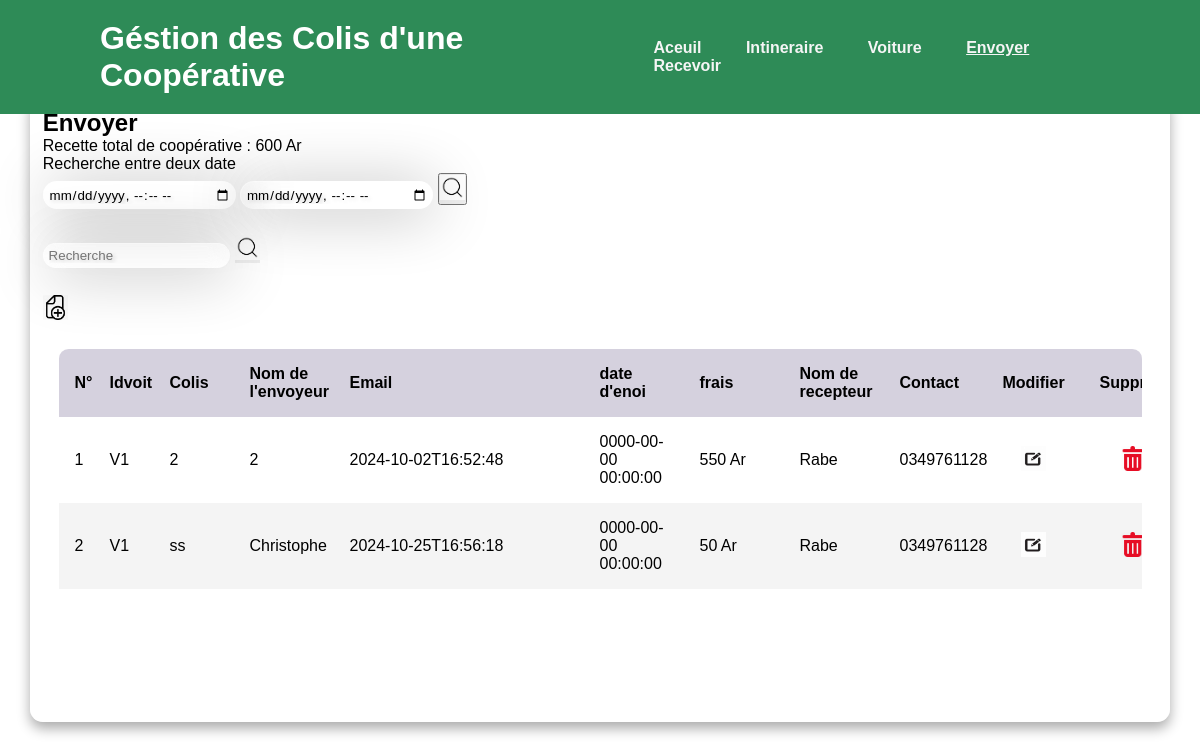
Screenshot of /Interface/envoyer/interface_Envoyer.php with the database file from the repository.
### tables this page shows
CREATE TABLE IF NOT EXISTS `envoyer` (
  `idenvoi` int NOT NULL,
  `idvoit` varchar(10) DEFAULT NULL,
  `colis` varchar(50) DEFAULT NULL,
  `nomEnvoyeur` varchar(100) DEFAULT NULL,
  `date_envoi` datetime DEFAULT NULL,
  `emailEnvoyeur` varchar(50) DEFAULT NULL,
  `frais` int DEFAULT NULL,
  `nomRecepteur` varchar(100) DEFAULT NULL,
  `contactRecepteur` varchar(50) DEFAULT NULL,
  PRIMARY KEY (`idenvoi`)
);

### controleur/envoyer.php (the view, shortened to what this page needs)
<?php
    function affichage_envoyer($c, $q)
    {
        $r = $c->query($q);
        if($r->num_rows>0){
            while($line = $r->fetch_assoc()){
                 echo" <tr>";
                 echo "<td class=\"id\">".$line["idenvoi"]."</td>";
                 echo "<td class=\"idvoit\">".$line["idvoit"]."</td>";
                 echo "<td class=\"colis\">".$line["colis"]."</td>";
                 echo "<td class=\"NomEnvoyeur\">".$line["nomEnvoyeur"]."</td>";
                 echo "<td class=\"email\">".$line["emailEnvoyeur"]."</td>";
                 echo "<td class=\"date\">".$line["date_envoi"]."</td>";
                 echo "<td class=\"frais\">".$line["frais"]." Ar</td>";
                 echo "<td class=\"nomRecept\">".$line["nomRecepteur"]."</td>";
                 echo "<td class=\"contact\">".$line["contactRecepteur"]."</td>";
                echo "<td class=\"modifier\"><a href=\"modifier_envoye.php?id=".$line["idenvoi"].
                                                        "&idvoit=".$line["idvoit"].
                                                        "&colis=".$line["colis"].
                                                        "&nomEnvoyeur=".$line["nomEnvoyeur"].
                                                        "&emailEnvoyeur=".$line["emailEnvoyeur"].
                                                        "&date_envoi=".$line["date_envoi"].
                                                        "&frais=".$line["frais"].
                                                        "&nomRecepteur=".$line["nomRecepteur"].
                                                        "&contactRecepteur=".$line["contactRecepteur"]."\">
                <img src=\"../../Style/icons/modifier.jfif\" alt=\"modifier\" width=\"25px\" height=\"25px\"></a></td>";
                echo "<td class=\"supprimer\"><a href=\"supprimer_envoye.php?id=".$line["idenvoi"]."\">
                    <img src=\"../../Style/icons/supprimer.png\" alt=\"supprimer\" width=\"25px\" height=\"25px\"></a></td>";
                 echo"</tr>";
            }
        }
        else{
            echo"";
        }
    }
?>

### Interface/header.php (shortened to what this page needs)
<!DOCTYPE html>
<html lang="fr">
<head>
    <link rel="stylesheet" href="http://localhost/gestion_colis/Style/css/navstyle.css">
    <link rel="stylesheet" href="http://localhost/gestion_colis/Style/css/styleTableau.css">
    <link rel="stylesheet" href="http://localhost/gestion_colis/Style/css/form&boxMessageStyle.css">
</head>
<body>
    <header>
        <a class="logo" href="#">Géstion des Colis d'une Coopérative</a>
        <nav class="navbar">
            <a href="index">Aceuil</a>
            <a href="Interface/Intineraire/interface_intineraire.php">Intineraire</a>
            <a href="Interface/Voiture/interface_Voiture.php">Voiture</a>
            <a href="Interface/envoyer/interface_Envoyer.php">Envoyer</a>
            <a href="Interface/recevoir/interface_Recevoir.php">Recevoir</a>
        </nav>
    </header>

### Interface/envoyer/interface_Envoyer.php (shortened to what this page needs)
<?php include __DIR__."/../header.php";?>
<main  class="table" id="table_envoyer">
    <section class="table_header">
        <h1>Envoyer</h1>
        <p>Recette total de coopérative :
                  <?php include __DIR__. "/../../controleur/recette_total.php";?>
         </p>
         <p>Recherche entre deux date </p>
           <div class="search"  >
              <input type="datetime-local" name="date_dep" id="date_deb" placeholder="date debut">
              <input type="datetime-local" name="date_fin" id="date_fin" placeholder="date fin">
          <button  id="recherche_deux_date"><img class="icons"  src="../../Style/icons/search.png" alt="Recherche" title="recherche"></button>
          </div>
            <div>
               <input type="search" id="recherche"  placeholder="Recherche">
                <button class="cherche" type ="submit"><img class="icons"  src="../../Style/icons/search.png" alt="Recherche"></button>
            </div>
                <a href="insertion_envoyer.php"><img class="icons" src="../../Style/icons/ajout.jfif" alt="ajouter" title="ajout"></a>
    </section>
    <section class="table_body">
        <table>
            <thead>
                <tr>
                <th class="id">N° </th>
                <th class="idvoit"> Idvoit </th>
                <th class="colis">Colis</th>
                <th class="NomEnvoyeur">Nom de l'envoyeur</th>
                <th class="email">Email </th>
                <th class="date"> date d'enoi </th>
                <th class="frais">frais</th>
                <th class="nomRecept">Nom de recepteur</th>
                <th class="contact">Contact</th>
                <th class="modifier">Modifier</th>
                <th class="supprimer">Supprimer</th>
                </tr>
            </thead>
            <tbody  id="searchResults">
            <?php
               include __DIR__."/../../controleur/envoyer.php";
              include __DIR__ ."/../../controleur/connection.php";
              $query = "SELECT * FROM envoyer; ";
                affichage_envoyer($conn,$query);
    ?>
            </tbody>
        </table>
    </section>
 </main>
</body>
</body>
</html>

### controleur/recette_total.php (shortened to what this page needs)
<?php
    include "connection.php";
    $query = "SELECT sum(frais) FROM envoyer;";
    if($r= $conn->query($query)){
        $line = $r->fetch_assoc();
        $recectte = $line["sum(frais)"];
        echo $recectte."  Ar";
    }else{
        echo "Echec";
    }
?>

### Style/css/navstyle.css (style rules this page uses)
* { margin: 0; padding: 0; box-sizing: border-box; font-family: sans-serif; }
body { min-width: 100vh; display: flex; align-items: center; justify-content: center; vertical-align:middle ; }
header { position: fixed; top: 0; left: 0; width: 100%; padding: 20px 100px; background-color: seagreen; display: flex; justify-content: space-between; align-items: center; z-index: 100; }
.logo { font-size: 32px; color: #fff; text-decoration: none; font-weight: 700; }
.navbar a { color: #fff; text-decoration: none; font-weight: 550; margin-left:40px ; color: whitesmoke; }

### Style/css/styleTableau.css (style rules this page uses)
main.table { background-color: #fff5; backdrop-filter: blur(7px); box-shadow: 0 .4rem .8rem #0005; border-radius: .8rem; position: absolute; top: 20%; }
#table_envoyer { width: 95vw; top:12% }
#table_envoyer .table_body { height:45vh; position: relative; top: 35%; }
.table_header { width: 100%; height: 10%; background-color: #fff4; padding: .8rem; }
.table_body { width: 95%; height:58vh; max-height: calc(89%-.1.6rem); background-color: #fffb; margin: .8rem auto; border-radius: .6rem; overflow:auto; }
table,th,td { padding: 1rem; border-collapse:collapse ; text-align: left; }
.id { min-width: 35px; max-width: 35px;; }
.idvoit { min-width: 60px; max-width: 60px; }
.colis { min-width: 80px; max-width: 80px; }
.NomEnvoyeur { min-width: 100px; max-width: 100px; }
.email { min-width: 250px; max-width: 250px; }
.date { min-width: 100px; max-width: 150px; }
.frais { min-width: 100px; max-width: 100px; }
.nomRecept { min-width: 100px; max-width: 100px; }
.contact { min-width: 100px; max-width: 100px; }
.modifier { min-width: 100px; max-width: 100px; text-align: center; }
.supprimer { min-width: 100px; max-width: 100px; text-align: center; }
table { width: 100%; }
thead th { position:sticky; top: 0; left: 0; background-color: #d5d1defe; }
td img { width: 25px; height: 25px; }
tbody tr:nth-child(even) { background-color: #0000000b; }
.icons { width: 25px; height: 25px; }

### Style/css/form&boxMessageStyle.css (style rules this page uses)
input { background: transparent; border: none; border-left: 1px solid rgba(255,255,255 ,.3); border-top: 1px solid rgba(255,255,255 ,.3); padding: 0.3rem; backdrop-filter: blur(10px); -webkit-backdrop-filter: blur(10px); box-shadow: 4px 4px 60px rgba(0,0,0,.3); color: black; font-weight: 500; text-shadow: 2px 2px 4px rgba(0,0,0,.2); border-radius: 20px; transition: all 0.3s; margin-bottom: 2em; }
.cherche { border: none; }

### rows the page displays
envoyer: idenvoi "1", idvoit "V1", colis "2", nomEnvoyeur "2", emailEnvoyeur "2024-10-02T16:52:48", date_envoi "0000-00-00 00:00:00", frais "550", nomRecepteur "Rabe", contactRecepteur "0349761128"
envoyer: idenvoi "2", idvoit "V1", colis "ss", nomEnvoyeur "Christophe", emailEnvoyeur "2024-10-25T16:56:18", date_envoi "0000-00-00 00:00:00", frais "50", nomRecepteur "Rabe", contactRecepteur "0349761128"

### other values shown
$recectte "600"
